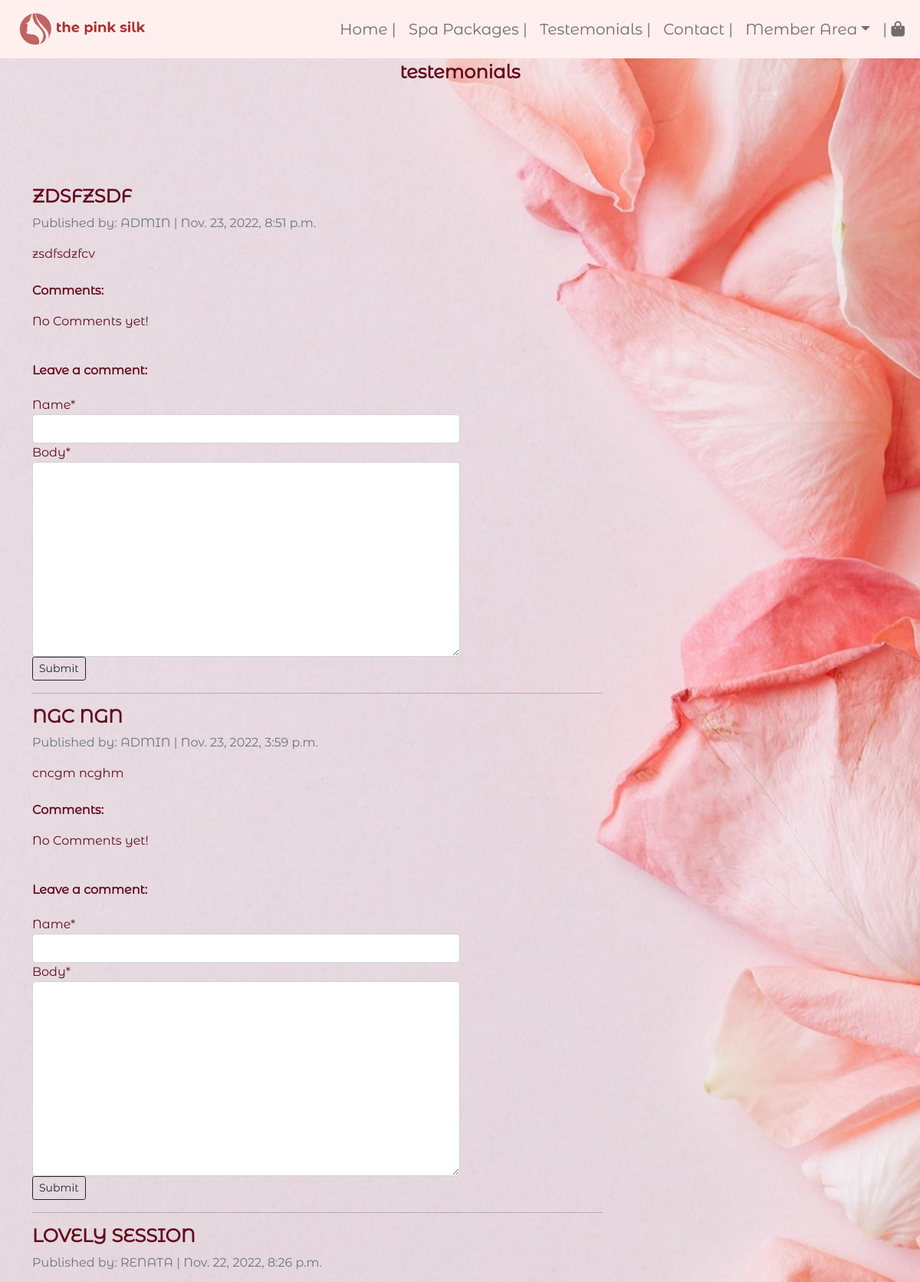
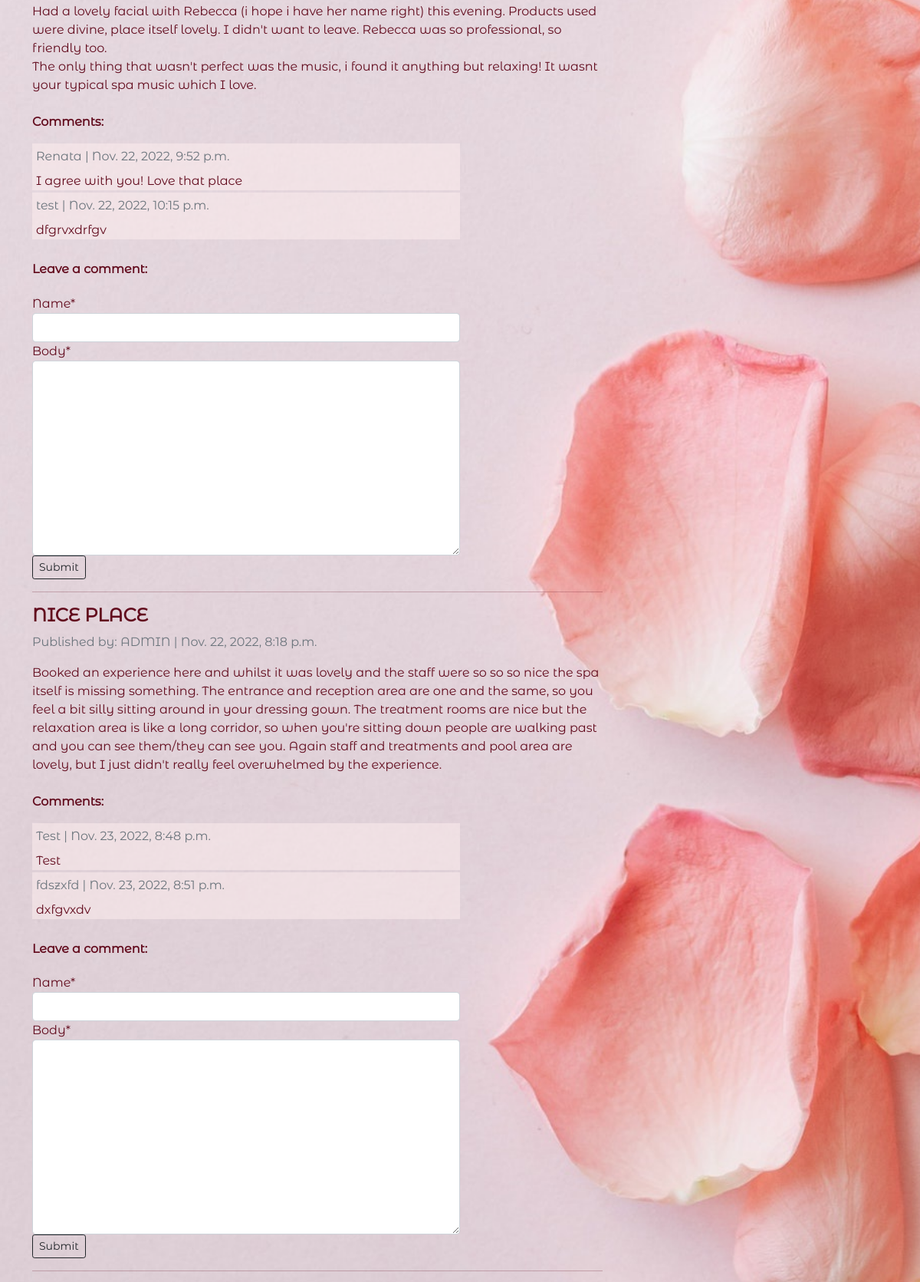
/testemonials/ (upper part), run on the app's committed database (2 pictures, top to bottom).
### testemonials/models.py (models this page shows, shortened)
class Testemonial(models.Model):
    title = models.CharField(max_length=200, unique=True)
    author = models.ForeignKey(
        User, on_delete=models.CASCADE, related_name="blog_posts")
    content = models.TextField()
    created_on = models.DateTimeField(auto_now_add=True)
    status = models.IntegerField(choices=STATUS, default=0)
    likes = models.ManyToManyField(
        User, related_name='blogpost_like', blank=True)
    class Meta:
        ordering = ["-created_on"]

class Comment(models.Model):
    testemonial = models.ForeignKey(
        Testemonial, on_delete=models.CASCADE,
        default=True, related_name="comments")
    name = models.CharField(max_length=80)
    email = models.EmailField()
    body = models.TextField()
    created_on = models.DateTimeField(auto_now_add=True)
    approved = models.BooleanField(default=False)
    class Meta:
        ordering = ["created_on"]

### testemonials/views.py (the view, shortened to what this page needs)
# urls.py: path('', views.all_testemonials, name='testemonials'),
def all_testemonials(request):
    testemonials = Testemonial.objects.all()
    context = {
        'testemonials': testemonials,
        'form': CommentForm()
    }
    return render(request, 'testemonials.html', context)

### testemonials/forms.py
class CommentForm(forms.ModelForm):
    class Meta:
        model = Comment
        fields = ('name', 'body',)

### bag/contexts.py (called while the page is built, shortened)
def bag_contents(request):
    bag_items = []
    grand_total = total = 0
    package_count = 0
    bag = request.session.get('bag', {})
    grand_total = total
    context = {
        'bag_items': bag_items,
        'total': total,
        'package_count': package_count,
        'grand_total': grand_total,
    }
    return context

### testemonials/templates/testemonials.html (shortened to what this page needs)
{% extends "base.html" %}
{% load static %}
{% block page_header %}
    <div class="container header-container">
        <div class="row">
            <div class="col text-center fw-bold fs-4 pink-text">testemonials</div>
        </div>
    </div>
{% endblock %}
{% block content %}
    <div class="container pink-text">
        {% for testemonial in testemonials %}
        <div class="row justify-content-start">
            <div class="col-md-8">
                <h4 class="fw-bold text-uppercase">{{ testemonial.title }}</h4>
                <p class="text-muted">Published by:
                    <span class="text-uppercase">{{ testemonial.author }} |</span> {{ testemonial.created_on }}</p>
            </div>
        </div>
        <div class="col-md-8">
            <p class="card-text">{{ testemonial.content|linebreaksbr }}</p>
        </div>
        <br>
        <div>
            <p class="fs-6 fw-bold">Comments:</p>
            {% if not testemonial.comments.all %}
            <p>No Comments yet!</p>
            {% else %}
                {% for comment in testemonial.comments.all %}
                <div class="col-md-6 comment-box">
                    <p class="text-muted">{{ comment.name }} | {{ comment.created_on }}</p>
                    <p>{{ comment.body }}</p>
                </div>
                {% endfor %}
            {% endif %}
            {% if commented %}
            <div class="alert alert-success" id="msg" role="alert">Thanks for your comment</div>
            {% else %}
            <br>
                <p class="fs-6 fw-bold">Leave a comment:</p>
                <form method="POST" action="{% url 'testemonials' %}" class="form mb-2 col-md-6" enctype="multipart/form-data" style="margin-top: 1.3em;">
                    {{ form | crispy }}
                    <button type="submit" class="btn btn-outline-dark btn-sm">Submit</button>
                </form>
            {% endif %}
            <hr class="col-md-8">
            {% endfor %}
        </div>
    </div>
{% endblock %}

### templates/base.html (shortened to what this page needs)
{% load static %}
<!DOCTYPE html>
<html lang="en">
<head>
    {% block css %}
    <link href="https://cdn.jsdelivr.net/npm/bootstrap@5.0.2/dist/css/bootstrap.min.css" rel="stylesheet">
    <link rel="stylesheet" href="{% static 'css/style.css' %}">
    <link href="//cdn-images.mailchimp.com/embedcode/classic-071822.css" rel="stylesheet" type="text/css">
    {% endblock %}
</head>
<body>
    <nav class="navbar navbar-expand-lg navbar-light pink-silk">
        <div class="container-fluid">
            <a class="navbar-brand logo-brand" href="{% url 'home' %}">
                <img src="{{ MEDIA_URL }}images/wallpaper_cover_small.png" alt="The Pink Silk" height="50">
            </a>
            <div class="collapse navbar-collapse justify-content-end" id="navbarResponsive">
                <ul class="navbar-nav h5 ">
                    <li class="nav-item">
                        <a class="nav-link" href="{% url 'home' %}">Home |</a>
                    </li>
                    <li class="nav-item">
                        <a class="nav-link" href="{% url 'packages' %}">Spa Packages |</a>
                    </li>
                    <li class="nav-item">
                        <a class="nav-link" href="{% url 'testemonials' %}">Testemonials |</a>
                    </li>
                    <li class="nav-item">
                        <a class="nav-link" href="{% url 'contact' %}">Contact |</a>
                    </li>
                    <li class="nav-item dropdown">
                        <a class="nav-link dropdown-toggle" href="#" id="navbarDropdownMenuLink" role="button" data-bs-toggle="dropdown" aria-expanded="false">Member Area</a>
                    </li>
                    <li class="nav-item">
                        <a class="{% if grand_total %}text-danger font-weight-bold{% else %}text-black{% endif %} nav-link" href="{% url 'view_bag' %}">
                            <div class="text-right">
                                <div>| <i class="fa-solid fa-bag-shopping"> </i>
                                </div>
                            </div>
                        </a>
                    </li>
                </ul>
            </div>
        </div>
    </nav>
    <div>
        {% block page_header %}
        {% endblock %}
    </div>
    <div class="add-margin">
        {% block content %}
        {% endblock %}
    </div>
</body>
</html>

### static/css/style.css (style rules this page uses)
:root { --bg-light-pink: #FFEFEF; --bg-pink-100: #c2206d; --bg-dark-pink: #802a30; --bg-pink-500: #620b1d; }
body { margin: 0; background: url('../../media/images/pexels-karolina-4041285.jpg') no-repeat center center; background-size: cover; font-family: Montserrat, Verdana, monospace; }
.add-margin { margin-top: 130px !important; margin-bottom: 100px !important; }
.pink-text { color: var(--bg-pink-500); }
.pink-silk { background-color: var(--bg-light-pink); }
.comment-box { background: rgba(255, 239, 239, 0.5); }
.comment-box p { padding-top: 5px; padding-left: 5px; margin-bottom: 3px; }

### data on the page
Testemonial: title "ZDSFZSDF", author "ADMIN", created_on "Nov. 23, 2022, 8:51 p.m.", content "zsdfsdzfcv", shows "No Comments yet!"
Testemonial: title "NGC NGN", author "ADMIN", created_on "Nov. 23, 2022, 3:59 p.m.", content "cncgm ncghm", shows "No Comments yet!"
Testemonial: title "LOVELY SESSION", author "RENATA", created_on "Nov. 22, 2022, 8:26 p.m.", content "Had a lovely facial with Rebecca (i hope i have her name right) this evening. Products used were divine, place itself lovely. I didn't want to leave. Rebecca was so professional, so friendly too. The only thing that wasn't perfect was the music, i found it anything but relaxing! It wasnt your typical spa music which I love."
Comment: name "Renata", created_on "Nov. 22, 2022, 9:52 p.m.", body "I agree with you! Love that place"
Comment: name "test", created_on "Nov. 22, 2022, 10:15 p.m.", body "dfgrvxdrfgv"
Testemonial: title "NICE PLACE", author "ADMIN", created_on "Nov. 22, 2022, 8:18 p.m.", content "Booked an experience here and whilst it was lovely and the staff were so so so nice the spa itself is missing something. The entrance and reception area are one and the same, so you feel a bit silly sitting around in your dressing gown. The treatment rooms are nice but the relaxation area is like a long corridor, so when you're sitting down people are walking past and you can see them/they can see you. Again staff and treatments and pool area are lovely, but I just didn't really feel overwhelmed by the experience."
Comment: name "Test", created_on "Nov. 23, 2022, 8:48 p.m.", body "Test"
Comment: name "fdszxfd", created_on "Nov. 23, 2022, 8:51 p.m.", body "dxfgvxdv"
